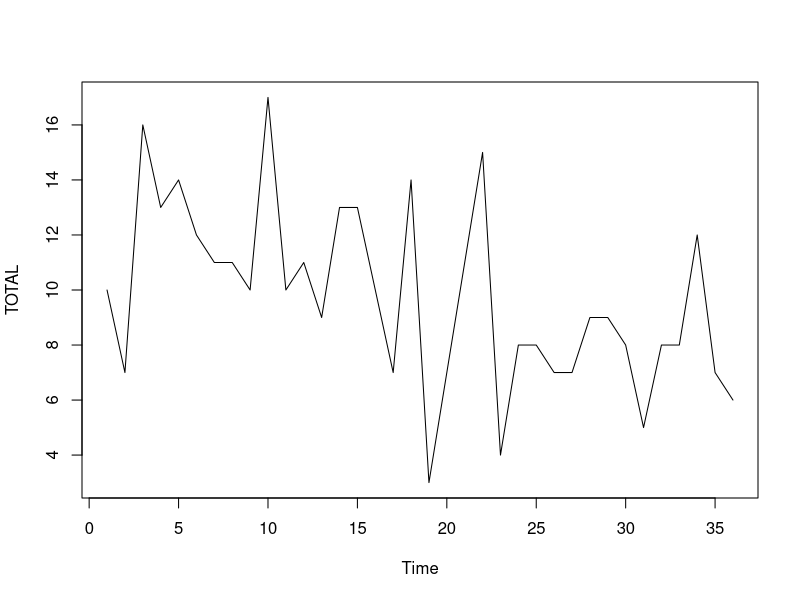
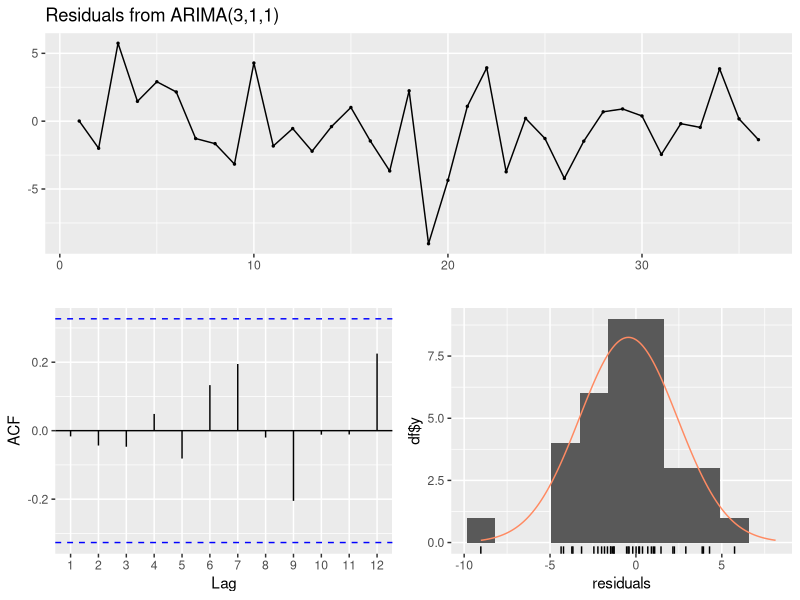
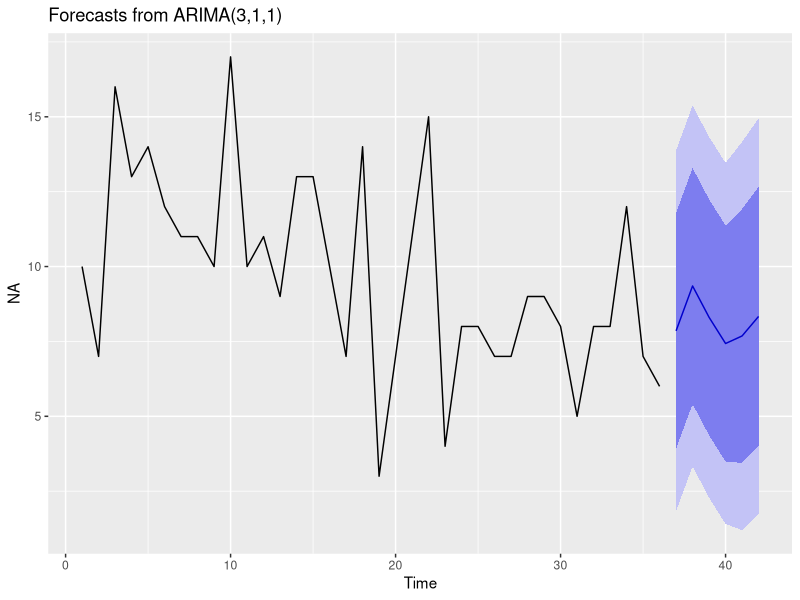

These figures' R source, in order:
library(readr)
library(tidyverse)
library(lubridate)
library(stringr)

base <- read_delim("DADOS PARA PESQUISA_HOMICIDIO E ROUBO (2017-2019) - FONTE_SINESP.csv",";", escape_double = FALSE, trim_ws = TRUE)


base %>% 
  mutate(tempo = paste("01",MES,ANO,sep = "-") %>% lubridate::dmy(),)



basets = ts(base %>% filter(MUNICIPIO == "Cuiaba" & NATUREZA == "Homicidio doloso") %>% select(TOTAL))

plot(basets)


fit2 = forecast::auto.arima(base %>% filter(MUNICIPIO == "Cuiaba" & NATUREZA == "Homicidio doloso") %>% select(TOTAL))

forecast::checkresiduals(fit2)

autoplot(forecast::forecast(fit2,h = 6))
